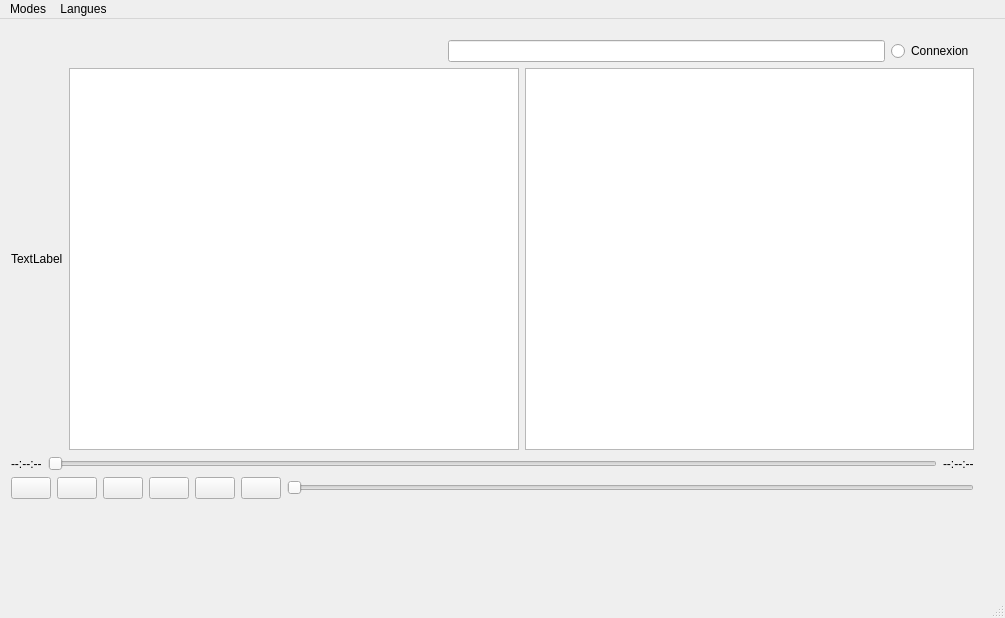
<?xml version="1.0" encoding="UTF-8"?>
<ui version="4.0">
 <class>MainWindow</class>
 <widget class="QMainWindow" name="MainWindow">
  <property name="geometry">
   <rect>
    <x>0</x>
    <y>0</y>
    <width>1005</width>
    <height>618</height>
   </rect>
  </property>
  <property name="windowTitle">
   <string>MainWindow</string>
  </property>
  <widget class="QWidget" name="centralWidget">
   <widget class="QWidget" name="verticalLayoutWidget">
    <property name="geometry">
     <rect>
      <x>0</x>
      <y>10</y>
      <width>985</width>
      <height>481</height>
     </rect>
    </property>
    <layout class="QVBoxLayout" name="verticalLayout">
     <item>
      <layout class="QHBoxLayout" name="Infos_connexion">
       <item>
        <spacer name="horizontalSpacer">
         <property name="orientation">
          <enum>Qt::Horizontal</enum>
         </property>
         <property name="sizeHint" stdset="0">
          <size>
           <width>40</width>
           <height>20</height>
          </size>
         </property>
        </spacer>
       </item>
       <item>
        <widget class="QLineEdit" name="Nom_utilisateur"/>
       </item>
       <item>
        <widget class="QRadioButton" name="Connexion">
         <property name="text">
          <string>Connexion</string>
         </property>
        </widget>
       </item>
      </layout>
     </item>
     <item>
      <layout class="QHBoxLayout" name="Infos_musique">
       <item>
        <widget class="QLabel" name="Image">
         <property name="enabled">
          <bool>true</bool>
         </property>
         <property name="text">
          <string>TextLabel</string>
         </property>
        </widget>
       </item>
       <item>
        <widget class="QListWidget" name="Liste"/>
       </item>
       <item>
        <widget class="QListWidget" name="Morceaux"/>
       </item>
      </layout>
     </item>
     <item>
      <layout class="QHBoxLayout" name="Infos_temps_lecture">
       <item>
        <widget class="QLabel" name="Temps_restant">
         <property name="text">
          <string>--:--:--</string>
         </property>
        </widget>
       </item>
       <item>
        <widget class="QSlider" name="Progression">
         <property name="orientation">
          <enum>Qt::Horizontal</enum>
         </property>
        </widget>
       </item>
       <item>
        <widget class="QLabel" name="Temps_lu">
         <property name="text">
          <string>--:--:--</string>
         </property>
        </widget>
       </item>
      </layout>
     </item>
     <item>
      <layout class="QHBoxLayout" name="Commandes">
       <item>
        <widget class="QPushButton" name="Rewind">
         <property name="text">
          <string/>
         </property>
        </widget>
       </item>
       <item>
        <widget class="QPushButton" name="Previous">
         <property name="text">
          <string/>
         </property>
        </widget>
       </item>
       <item>
        <widget class="QPushButton" name="Play_pause">
         <property name="text">
          <string/>
         </property>
        </widget>
       </item>
       <item>
        <widget class="QPushButton" name="Next">
         <property name="text">
          <string/>
         </property>
        </widget>
       </item>
       <item>
        <widget class="QPushButton" name="Foward">
         <property name="text">
          <string/>
         </property>
        </widget>
       </item>
       <item>
        <widget class="QPushButton" name="Mute">
         <property name="text">
          <string/>
         </property>
        </widget>
       </item>
       <item>
        <widget class="QSlider" name="Volume">
         <property name="orientation">
          <enum>Qt::Horizontal</enum>
         </property>
        </widget>
       </item>
      </layout>
     </item>
    </layout>
   </widget>
  </widget>
  <widget class="QMenuBar" name="menuBar">
   <property name="geometry">
    <rect>
     <x>0</x>
     <y>0</y>
     <width>1005</width>
     <height>28</height>
    </rect>
   </property>
   <widget class="QMenu" name="menuModes">
    <property name="title">
     <string>Modes</string>
    </property>
    <addaction name="actionMorceaux"/>
    <addaction name="separator"/>
    <addaction name="actionRadio"/>
   </widget>
   <widget class="QMenu" name="menuLangues">
    <property name="title">
     <string>Langues</string>
    </property>
    <addaction name="actionAnglais"/>
    <addaction name="separator"/>
    <addaction name="actionEnglish"/>
    <addaction name="separator"/>
    <addaction name="actionFran_ais"/>
    <addaction name="separator"/>
    <addaction name="actionOccitan"/>
    <addaction name="separator"/>
   </widget>
   <addaction name="menuModes"/>
   <addaction name="menuLangues"/>
  </widget>
  <widget class="QStatusBar" name="statusBar"/>
  <action name="actionMorceaux">
   <property name="text">
    <string>Morceaux</string>
   </property>
  </action>
  <action name="actionRadio">
   <property name="text">
    <string>Radio</string>
   </property>
  </action>
  <action name="actionAnglais">
   <property name="text">
    <string>Deutsch</string>
   </property>
  </action>
  <action name="actionEnglish">
   <property name="text">
    <string>English</string>
   </property>
  </action>
  <action name="actionFran_ais">
   <property name="text">
    <string>Français</string>
   </property>
  </action>
  <action name="actionOccitan">
   <property name="text">
    <string>Occitan</string>
   </property>
  </action>
 </widget>
 <layoutdefault spacing="6" margin="11"/>
 <resources/>
 <connections/>
</ui>
